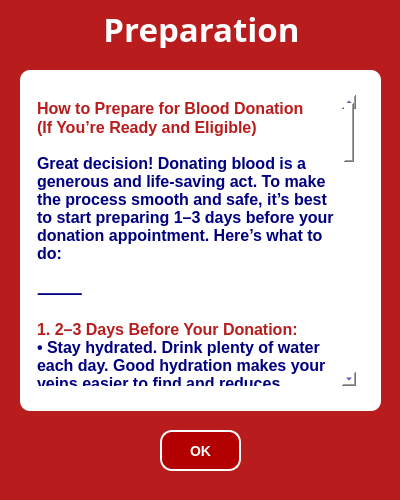
<?xml version="1.0" encoding="UTF-8"?>
<ui version="4.0">
 <class>MainWindow</class>
 <widget class="QMainWindow" name="MainWindow">
  <property name="geometry">
   <rect>
    <x>0</x>
    <y>0</y>
    <width>400</width>
    <height>500</height>
   </rect>
  </property>
  <property name="windowTitle">
   <string>MainWindow</string>
  </property>
  <property name="styleSheet">
   <string notr="true">background-color: rgb(185, 28, 28);</string>
  </property>
  <widget class="QWidget" name="centralwidget">
   <widget class="QScrollArea" name="scrollArea">
    <property name="geometry">
     <rect>
      <x>20</x>
      <y>70</y>
      <width>361</width>
      <height>341</height>
     </rect>
    </property>
    <property name="styleSheet">
     <string notr="true">QWidget {
    border-radius: 10px;
    padding: 8px 2px;
    font-size: 16px;
    font-weight: bold;
    border: none;
	color: rgb(0,0,128);
	background-color: rgb(255, 255, 255);
}</string>
    </property>
    <property name="widgetResizable">
     <bool>true</bool>
    </property>
    <widget class="QWidget" name="scrollContent">
     <property name="geometry">
      <rect>
       <x>0</x>
       <y>0</y>
       <width>345</width>
       <height>325</height>
      </rect>
     </property>
     <property name="styleSheet">
      <string notr="true">background-color: rgb(255, 255, 255);</string>
     </property>
     <layout class="QVBoxLayout" name="scrollLayout">
      <item>
       <widget class="QTextEdit" name="textEdit_2">
        <property name="readOnly">
         <bool>true</bool>
        </property>
        <property name="html">
         <string>&lt;!DOCTYPE HTML PUBLIC &quot;-//W3C//DTD HTML 4.0//EN&quot; &quot;http://www.w3.org/TR/REC-html40/strict.dtd&quot;&gt;
&lt;html&gt;&lt;head&gt;&lt;meta name=&quot;qrichtext&quot; content=&quot;1&quot; /&gt;&lt;meta charset=&quot;utf-8&quot; /&gt;&lt;style type=&quot;text/css&quot;&gt;
p, li { white-space: pre-wrap; }
hr { height: 1px; border-width: 0; }
li.unchecked::marker { content: &quot;\2610&quot;; }
li.checked::marker { content: &quot;\2612&quot;; }
&lt;/style&gt;&lt;/head&gt;&lt;body style=&quot; font-family:'.AppleSystemUIFont'; font-size:16px; font-weight:700; font-style:normal;&quot;&gt;
&lt;p style=&quot; margin-top:0px; margin-bottom:0px; margin-left:0px; margin-right:0px; -qt-block-indent:0; text-indent:0px;&quot;&gt;&lt;span style=&quot; font-family:'Segoe UI'; font-size:16px; color:#b91c1c;&quot;&gt;How to Prepare for Blood Donation &lt;/span&gt;&lt;/p&gt;
&lt;p style=&quot; margin-top:0px; margin-bottom:0px; margin-left:0px; margin-right:0px; -qt-block-indent:0; text-indent:0px;&quot;&gt;&lt;span style=&quot; font-family:'Segoe UI'; font-size:16px; color:#b91c1c;&quot;&gt;(If You’re Ready and Eligible)&lt;/span&gt;&lt;span style=&quot; font-family:'Segoe UI'; font-size:16px;&quot;&gt;&lt;br /&gt;&lt;br /&gt;Great decision! Donating blood is a generous and life-saving act. To make the process smooth and safe, it’s best to start preparing 1–3 days before your donation appointment. Here’s what to do:&lt;br /&gt;&lt;br /&gt;⸻&lt;br /&gt;&lt;br /&gt;&lt;/span&gt;&lt;span style=&quot; font-family:'Segoe UI'; font-size:16px; color:#b91c1c;&quot;&gt;1. 2–3 Days Before Your Donation:&lt;/span&gt;&lt;span style=&quot; font-family:'Segoe UI'; font-size:16px;&quot;&gt;&lt;br /&gt;• Stay hydrated. Drink plenty of water each day. Good hydration makes your veins easier to find and reduces dizziness after donation.&lt;br /&gt;• Eat iron-rich foods. Boost your iron levels with red meat, leafy greens (like spinach), beans, nuts, eggs, and fortified cereals.&lt;br /&gt;• Avoid alcohol and fatty foods. Fatty meals can affect your blood quality, and alcohol may make you feel lightheaded.&lt;br /&gt;• If donating platelets: Stop taking aspirin at least 2 days before your appointment.&lt;br /&gt;&lt;br /&gt;⸻&lt;br /&gt;&lt;br /&gt;&lt;/span&gt;&lt;span style=&quot; font-family:'Segoe UI'; font-size:16px; color:#b91c1c;&quot;&gt;2. 1 Day Before Your Donation:&lt;/span&gt;&lt;span style=&quot; font-family:'Segoe UI'; font-size:16px;&quot;&gt;&lt;br /&gt;• Keep drinking water. Aim for an extra glass or two throughout the day.&lt;br /&gt;• Get a good night’s sleep. Feeling rested helps your body handle the donation and recover quickly.&lt;br /&gt;&lt;br /&gt;⸻&lt;br /&gt;&lt;br /&gt;&lt;/span&gt;&lt;span style=&quot; font-family:'Segoe UI'; font-size:16px; color:#b91c1c;&quot;&gt;3. On the Day of Donation:&lt;/span&gt;&lt;span style=&quot; font-family:'Segoe UI'; font-size:16px;&quot;&gt;&lt;br /&gt;• Eat a healthy meal 1–2 hours before donating. Never donate on an empty stomach.&lt;br /&gt;• Dress comfortably. Wear a shirt with sleeves that can be rolled up easily.&lt;br /&gt;• Bring your ID. Most donation centers will ask for a photo ID or donor card.&lt;br /&gt;• Let the staff know if it’s your first time. They’ll guide you through everything and make sure you’re comfortable.&lt;br /&gt;&lt;br /&gt;⸻&lt;br /&gt;&lt;br /&gt;&lt;/span&gt;&lt;span style=&quot; font-family:'Segoe UI'; font-size:16px; color:#b91c1c;&quot;&gt;After You Donate:&lt;/span&gt;&lt;span style=&quot; font-family:'Segoe UI'; font-size:16px;&quot;&gt;&lt;br /&gt;• Rest for 10–15 minutes at the donation site and have the snack and drink they provide.&lt;br /&gt;• Drink extra fluids for the rest of the day to stay hydrated.&lt;br /&gt;• Avoid heavy exercise or lifting for at least 24 hours.&lt;br /&gt;• If you feel lightheaded later, sit or lie down with your legs elevated and sip water.&lt;br /&gt;&lt;br /&gt;⸻&lt;br /&gt;&lt;br /&gt;&lt;/span&gt;&lt;span style=&quot; font-family:'Segoe UI'; font-size:16px; color:#b91c1c;&quot;&gt;When Can You Donate Again?&lt;/span&gt;&lt;span style=&quot; font-family:'Segoe UI'; font-size:16px;&quot;&gt;&lt;br /&gt;• Whole blood: Every 56 days&lt;br /&gt;• Platelets: Every 15 days (up to 24 times per year)&lt;/span&gt;&lt;/p&gt;&lt;/body&gt;&lt;/html&gt;</string>
        </property>
       </widget>
      </item>
     </layout>
    </widget>
   </widget>
   <widget class="QPushButton" name="okButton">
    <property name="geometry">
     <rect>
      <x>160</x>
      <y>430</y>
      <width>81</width>
      <height>41</height>
     </rect>
    </property>
    <property name="styleSheet">
     <string notr="true">/* Общий стиль для всего окна */
QWidget {
    background-color: #b30000; /* насыщенный красный */
    font-family: 'Segoe UI', sans-serif;
    color: white;
}

/* Заголовки */
QLabel#titleLabel {
    font-size: 24px;
    font-weight: bold;
    color: white;
}

/* Подзаголовки и текст */
QLabel {
    font-size: 14px;
    color: white;
}

/* Поля ввода */
QLineEdit {
    background-color: white;
    border: 2px solid #ff4d4d;
    border-radius: 10px;
    padding: 6px;
    color: #333;
    font-size: 14px;
}

/* Фокус на поле */
QLineEdit:focus {
    border: 2px solid #ff1a1a;
}

/* Кнопки */
QPushButton {
    background-color: #b30000;
    color: white;
    font-weight: bold;
    font-size: 14px;
    border-radius: 12px;
    padding: 8px 16px;
    border: 2px solid white;
}

QPushButton:hover {
    background-color: #ffcccc;
    color: #800000;
}

QPushButton:pressed {
    background-color: #ffe6e6;
    border: 2px solid #ff9999;
}

/* Ошибки или уведомления */
QLabel#errorLabel {
    color: #ffcccc;
    font-size: 12px;
}

/* Кнопки внизу: Sign In / Sign Up переключение */
QPushButton#switchButton {
    background: transparent;
    color: white;
    font-size: 12px;
    text-decoration: underline;
    border: none;
}

QPushButton#switchButton:hover {
    color: #ff9999;
}</string>
    </property>
    <property name="text">
     <string>OK</string>
    </property>
   </widget>
   <widget class="QLabel" name="emergencyTitle">
    <property name="geometry">
     <rect>
      <x>30</x>
      <y>10</y>
      <width>343</width>
      <height>38</height>
     </rect>
    </property>
    <property name="font">
     <font>
      <family>Segoe Fluent Icons</family>
      <pointsize>25</pointsize>
      <bold>true</bold>
     </font>
    </property>
    <property name="styleSheet">
     <string notr="true">color: rgb(255, 255, 255);</string>
    </property>
    <property name="text">
     <string>Preparation</string>
    </property>
    <property name="alignment">
     <set>Qt::AlignCenter</set>
    </property>
   </widget>
  </widget>
  <widget class="QMenuBar" name="menubar">
   <property name="geometry">
    <rect>
     <x>0</x>
     <y>0</y>
     <width>400</width>
     <height>21</height>
    </rect>
   </property>
  </widget>
  <widget class="QStatusBar" name="statusbar"/>
 </widget>
 <resources/>
 <connections/>
</ui>
